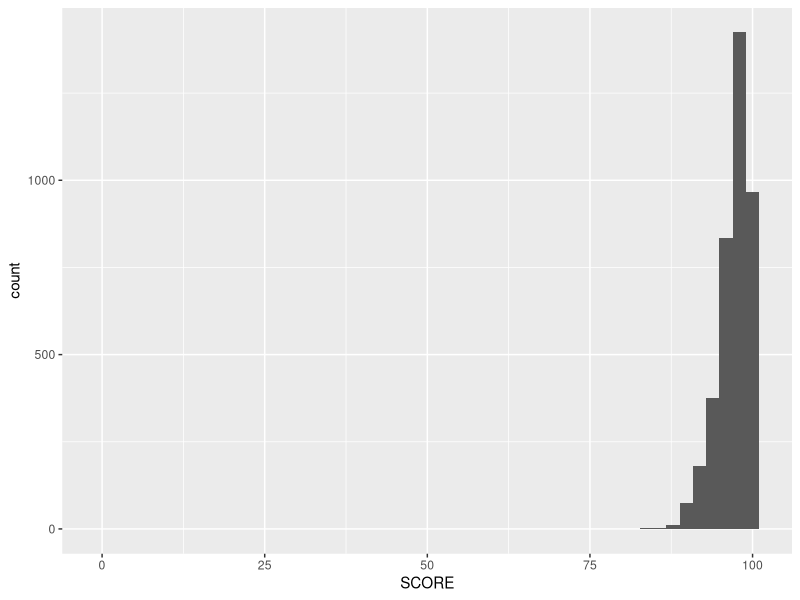
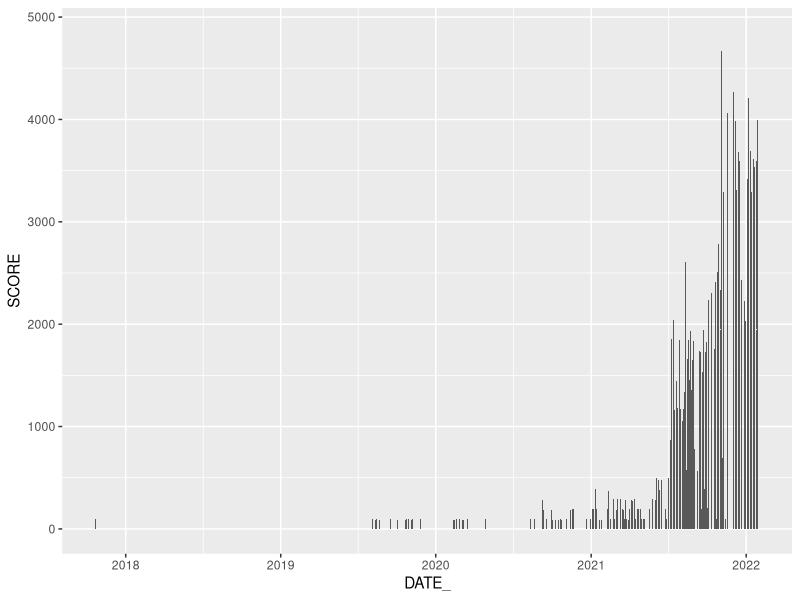

Generate these figures, in order, with R:
library(tidyverse)
library(lubridate)
data = read_csv("restaurant_inspections.csv")
#Histogram of all inspection scores (Q1)
ggplot(data, aes(x=SCORE)) +
  geom_histogram(bins = 50) 

# Most of the scores are in the 90s but there is one outlier with a score of 0    
min(data$SCORE)
which(data$SCORE == 0)

# Plot of scores over time, showing that newer restaurants have higher scores
# Q2
ggplot(data, aes(x=DATE_, y=SCORE)) +
  geom_col()

# Looking at how cities are written differently (Q3)
unique(data$CITY)

# Recoding city names (Q3)
data$CITY = recode(data$CITY, "Raleigh"="RALEIGH", "FUQUAY-VARINA"="FUQUAY VARINA", "Fuquay Varina"="FUQUAY VARINA", "Fuquay-Varina"="FUQUAY VARINA",
                               "Apex"="APEX", "Zebulon"="ZEBULON", "Holly Springs"="HOLLY SPRINGS", "HOLLY SPRING"="HOLLY SPRINGS", "Cary"="CARY", "Morrisville"="MORRISVILLE", "MORRISVILE"="MORRISVILLE", "Garner"="GARNER")

# Grouping data by city, averaging the inspection scores for each (Q3)
cities = group_by(data, CITY) %>%
  summarize(
    SCORE=mean(SCORE)
  )


# Grouping data by inspector (Q4)
inspectors = group_by(data, INSPECTOR) %>%
  summarize(
    SCORE=mean(SCORE)
  )

# Sample size per city (Q5)
cities_samplesize = group_by(data, CITY) %>%
  summarize(
    SampleSize=n()
  )

# Sample size per inspector (Q5)
inspectors_samplesize = group_by(data, INSPECTOR) %>%
  summarize(
    SampleSize=n()
  )

# Grouping data by facility with average scores for each (Q6)
facility = group_by(data, FACILITYTYPE) %>%
  summarize(
    SCORE=mean(SCORE)
  )
    

